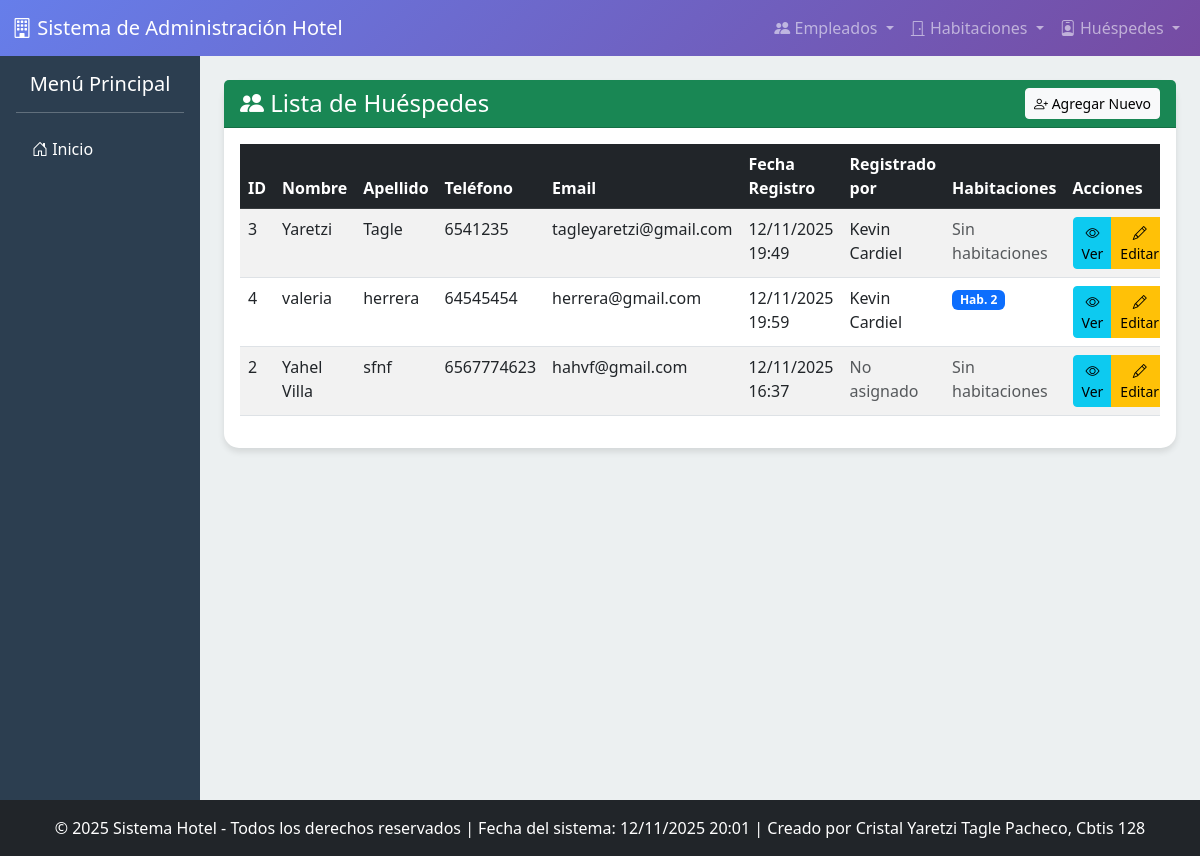
The page /huespedes/ver/ on the database its author committed.
### app_Hotel/models.py (models this page shows, shortened)
class Huesped(models.Model):
    nombre = models.CharField(max_length=100)
    apellido = models.CharField(max_length=100)
    telefono = models.CharField(max_length=15)
    email = models.EmailField(unique=True)
    fecha_registro = models.DateTimeField(auto_now_add=True)
    direccion = models.TextField()
    registrado_por = models.ForeignKey(
        Empleado,
        on_delete=models.SET_NULL,
        null=True,
        blank=True,
        related_name='huespedes_registrados',
        help_text='Empleado que realizó el registro del huésped.'
    )
    habitaciones = models.ManyToManyField(
        Habitacion,
        related_name='huespedes_actuales',
        blank=True,
        help_text='Habitaciones actualmente ocupadas por este huésped.'
    )
    class Meta:
        verbose_name_plural = "Huéspedes"
        ordering = ['apellido']

class Empleado(models.Model):
    CARGOS = (
        ('GER', 'Gerente'),
        ('REC', 'Recepcionista'),
        ('LIM', 'Personal de Limpieza'),
        ('OTR', 'Otro'),
    )
    TURNOS = (
        ('MAN', 'Mañana'),
        ('TAR', 'Tarde'),
        ('NOCH', 'Noche'),
    )
    nombre = models.CharField(max_length=100)
    apellido = models.CharField(max_length=100)
    cargo = models.CharField(max_length=3, choices=CARGOS, default='OTR')
    fecha_contratacion = models.DateField()
    salario = models.DecimalField(max_digits=10, decimal_places=2)
    turno = models.CharField(max_length=4, choices=TURNOS)
    telefono = models.CharField(max_length=15, unique=True)
    class Meta:
        verbose_name_plural = "Empleados"
        ordering = ['apellido']

class Habitacion(models.Model):
    TIPOS_HABITACION = (
        ('IND', 'Individual'),
        ('DOB', 'Doble'),
        ('SUI', 'Suite'),
        ('FAM', 'Familiar'),
    )
    ESTADOS_LIMPIEZA = (
        ('LIM', 'Limpia'),
        ('SUC', 'Sucia'),
        ('MNT', 'En Mantenimiento'),
    )
    numero = models.IntegerField(unique=True)
    tipo = models.CharField(max_length=3, choices=TIPOS_HABITACION)
    capacidad = models.IntegerField(help_text='Máximo número de personas.')
    precio_por_noche = models.DecimalField(max_digits=8, decimal_places=2)
    disponibles = models.BooleanField(default=True, help_text='Indica si la habitación está lista para ser reservada.')
    piso = models.IntegerField()
    estado_limpieza = models.CharField(max_length=3, choices=ESTADOS_LIMPIEZA, default='LIM')
    class Meta:
        verbose_name_plural = "Habitaciones"
        ordering = ['numero']

### app_Hotel/views.py (the view)
# urls.py: path('huespedes/ver/', views.ver_huespedes, name='ver_huespedes'),
def ver_huespedes(request):
    huespedes = Huesped.objects.all()
    return render(request, 'huespedes/ver_huespedes.html', {'huespedes': huespedes})

### app_Hotel/templates/huespedes/ver_huespedes.html (shortened to what this page needs)
{% extends 'base.html' %}
{% block content %}
<div class="row">
    <div class="col-12">
        <div class="card">
            <div class="card-header bg-success text-white d-flex justify-content-between align-items-center">
                <h4 class="mb-0"><i class="bi bi-people-fill"></i> Lista de Huéspedes</h4>
                <a href="{% url 'agregar_huesped' %}" class="btn btn-light btn-sm">
                    <i class="bi bi-person-plus"></i> Agregar Nuevo
                </a>
            </div>
            <div class="card-body">
                <div class="table-responsive">
                    <table class="table table-striped table-hover">
                        <thead class="table-dark">
                            <tr>
                                <th>ID</th>
                                <th>Nombre</th>
                                <th>Apellido</th>
                                <th>Teléfono</th>
                                <th>Email</th>
                                <th>Fecha Registro</th>
                                <th>Registrado por</th>
                                <th>Habitaciones</th>
                                <th>Acciones</th>
                            </tr>
                        </thead>
                        <tbody>
                            {% for huesped in huespedes %}
                            <tr>
                                <td>{{ huesped.id }}</td>
                                <td>{{ huesped.nombre }}</td>
                                <td>{{ huesped.apellido }}</td>
                                <td>{{ huesped.telefono }}</td>
                                <td>{{ huesped.email }}</td>
                                <td>{{ huesped.fecha_registro|date:"d/m/Y H:i" }}</td>
                                <td>
                                    {% if huesped.registrado_por %}
                                        {{ huesped.registrado_por.nombre }} {{ huesped.registrado_por.apellido }}
                                    {% else %}
                                        <span class="text-muted">No asignado</span>
                                    {% endif %}
                                </td>
                                <td>
                                    {% for habitacion in huesped.habitaciones.all %}
                                        <span class="badge bg-primary">Hab. {{ habitacion.numero }}</span>
                                    {% empty %}
                                        <span class="text-muted">Sin habitaciones</span>
                                    {% endfor %}
                                </td>
                                <td>
                                    <div class="btn-group" role="group">
                                        <a href="#" class="btn btn-info btn-sm">
                                            <i class="bi bi-eye"></i> Ver
                                        </a>
                                        <a href="{% url 'realizar_actualizacion_huesped' huesped.id %}" class="btn btn-warning btn-sm">
                                            <i class="bi bi-pencil"></i> Editar
                                        </a>
                                    </div>
                                </td>
                            </tr>
                            {% empty %}
                            <tr>
                                <td colspan="9" class="text-center">No hay huéspedes registrados</td>
                            </tr>
                            {% endfor %}
                        </tbody>
                    </table>
                </div>
            </div>
        </div>
    </div>
</div>
{% endblock %}

### app_Hotel/templates/base.html (shortened to what this page needs)
<!DOCTYPE html>
<html lang="es">
<head>
    <link href="https://cdn.jsdelivr.net/npm/bootstrap@5.3.0/dist/css/bootstrap.min.css" rel="stylesheet">
    <link rel="stylesheet" href="https://cdn.jsdelivr.net/npm/bootstrap-icons@1.10.0/font/bootstrap-icons.css">
</head>
<body>
    {% include 'navbar.html' %}
    <div class="container-fluid">
        <div class="row">
            <div class="col-md-2 sidebar p-0">
                {% include 'header.html' %}
            </div>
            <div class="col-md-10 main-content p-4">
                {% block content %}
                {% endblock %}
            </div>
        </div>
    </div>
    {% include 'footer.html' %}
</body>
</html>

### app_Hotel/templates/navbar.html (shortened to what this page needs)
<nav class="navbar navbar-expand-lg navbar-dark">
    <div class="container-fluid">
        <a class="navbar-brand" href="{% url 'inicio_hotel' %}">
            <i class="bi bi-building"></i> Sistema de Administración Hotel
        </a>
        <div class="navbar-nav ms-auto">
            <li class="nav-item dropdown">
                <a class="nav-link dropdown-toggle" href="#" role="button" data-bs-toggle="dropdown">
                    <i class="bi bi-people-fill"></i> Empleados
                </a>
            </li>
            <li class="nav-item dropdown">
                <a class="nav-link dropdown-toggle" href="#" role="button" data-bs-toggle="dropdown">
                    <i class="bi bi-door-closed"></i> Habitaciones
                </a>
            </li>
            <li class="nav-item dropdown">
                <a class="nav-link dropdown-toggle" href="#" role="button" data-bs-toggle="dropdown">
                    <i class="bi bi-person-badge"></i> Huéspedes
                </a>
            </li>
        </div>
    </div>
</nav>

### app_Hotel/templates/header.html
<div class="p-3 text-white">
    <h5 class="text-center">Menú Principal</h5>
    <hr class="bg-light">
    <ul class="nav nav-pills flex-column">
        <li class="nav-item">
            <a class="nav-link text-white" href="{% url 'inicio_hotel' %}">
                <i class="bi bi-house-door"></i> Inicio
            </a>
        </li>
    </ul>
</div>

### app_Hotel/templates/footer.html
<footer class="bg-dark text-white text-center py-3 fixed-bottom">
    <div class="container">
        <p class="mb-0">
            &copy; {% now "Y" %} Sistema Hotel - Todos los derechos reservados |
            Fecha del sistema: {% now "d/m/Y H:i" %} |
            Creado por Cristal Yaretzi Tagle Pacheco, Cbtis 128
        </p>
    </div>
</footer>

### app_Hotel/templates/base.html (style rules this page uses)
body { background-color: #f8f9fa; font-family: 'Segoe UI', Tahoma, Geneva, Verdana, sans-serif; }
.navbar { background: linear-gradient(135deg, #667eea 0%, #764ba2 100%); }
.sidebar { background-color: #2c3e50; min-height: 100vh; }
.main-content { background-color: #ecf0f1; }
.card { border: none; border-radius: 15px; box-shadow: 0 4px 6px rgba(0,0,0,0.1); transition: transform 0.3s ease; }

### rows shown on the page
Huesped: id "3", nombre "Yaretzi", apellido "Tagle", telefono "6541235", email "tagleyaretzi@gmail.com", fecha_registro "12/11/2025 19:49", registrado_por.nombre "Kevin", registrado_por.apellido "Cardiel"
Huesped: id "4", nombre "valeria", apellido "herrera", telefono "64545454", email "herrera@gmail.com", fecha_registro "12/11/2025 19:59", registrado_por.nombre "Kevin", registrado_por.apellido "Cardiel"
Habitacion: numero "2"
Huesped: id "2", nombre "Yahel Villa", apellido "sfnf", telefono "6567774623", email "hahvf@gmail.com", fecha_registro "12/11/2025 16:37", shows "No asignado"
